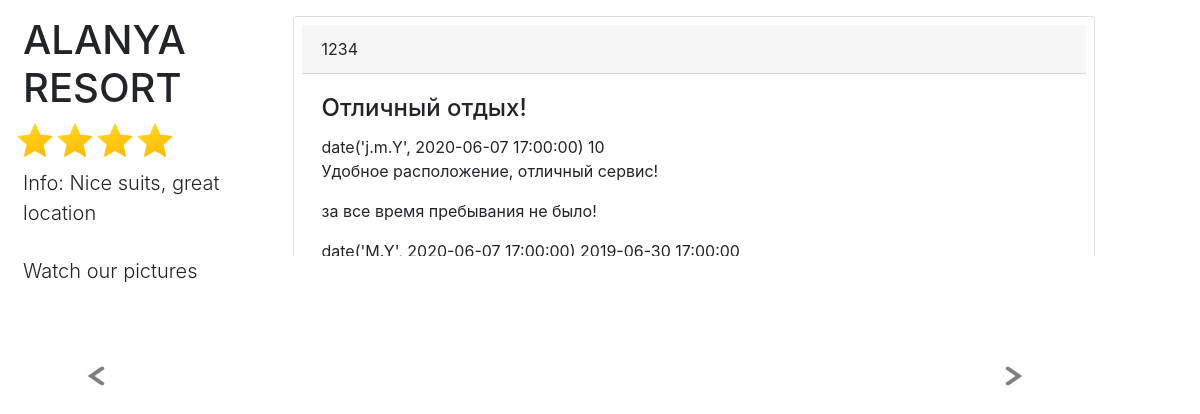
The page /pages/hotelinfo.php?hotel=7 on the database its author committed.
### tables this page shows
CREATE TABLE `hotels` (
  `id` int(11) NOT NULL,
  `hotel` varchar(64) DEFAULT NULL,
  `cityid` int(11) DEFAULT NULL,
  `countryid` int(11) DEFAULT NULL,
  `stars` int(11) DEFAULT NULL,
  `cost` int(11) DEFAULT NULL,
  `info` varchar(1024) DEFAULT NULL
);

CREATE TABLE `comments` (
  `id` int(11) NOT NULL,
  `hotelid` int(11) DEFAULT NULL,
  `userid` int(11) DEFAULT NULL,
  `title` varchar(32) DEFAULT NULL,
  `score` int(11) DEFAULT NULL,
  `positive` varchar(1024) DEFAULT NULL,
  `negative` varchar(1024) DEFAULT NULL,
  `datereview` timestamp NULL DEFAULT NULL,
  `timeliv` timestamp NULL DEFAULT NULL,
  `catliv` varchar(128) DEFAULT NULL
);

CREATE TABLE `users` (
  `id` int(11) NOT NULL,
  `login` varchar(64) DEFAULT NULL,
  `pass` varchar(128) DEFAULT NULL,
  `email` varchar(128) DEFAULT NULL,
  `roleid` int(11) DEFAULT NULL,
  `discount` int(11) DEFAULT NULL,
  `avatar` mediumblob
);

### pages/hotelinfo.php (the view, shortened to what this page needs)
<!DOCTYPE html>
<html lang="en">
<head>
    <link rel="stylesheet" href="https://stackpath.bootstrapcdn.com/bootstrap/4.4.1/css/bootstrap.min.css">
</head>
<body>
<?php
include_once("functions.php");
$link = connect();
if(isset($_GET['hotel'])) {
    $ho_id = $_GET['hotel'];
    $sel = 'SELECT * FROM hotels WHERE id='.$ho_id;
    $res = mysqli_query($link, $sel);
    $row = mysqli_fetch_array($res, MYSQLI_NUM);
    $ho_name = $row[1];
    $ho_stars = $row[4];
    $ho_info = $row[6];
    echo '<section class="container row">';
    echo '<div class="col-3">';
    echo "<h1 class='text-uppercase ml-2'>$ho_name</h1>
    <span>";
    for($i=0; $i<$ho_stars; $i++) {
      echo '<img src="../images/star.png" alt="star" class="star">';
  }
    echo '</span><p class="lead ml-2 mt-2">Info: '.$ho_info.'</p>';
    echo '</div>';
    echo '<div class="col-9">';
    echo '<div class="comments-block">';
    echo "<div class='card comment p-2'>";
    $sel = 'SELECT hotelid, userid, title, score, positive, negative, datereview, timeliv, catliv FROM comments WHERE hotelid='.$ho_id;
    $res = mysqli_query($link, $sel);
    while($row = mysqli_fetch_array($res, MYSQLI_NUM)) {
        $seluser = 'SELECT login FROM users WHERE id='.$row[1];
        $resuser = mysqli_query($link, $seluser);
        $rowuser = mysqli_fetch_array($resuser, MYSQLI_NUM);
              echo "<div class='card-header'>$rowuser[0]</div>";
        echo "<div class='card-body'>
              <h4 class='card-title'>$row[2]</h4>
              <span class='datereview'>date('j.m.Y', $row[6])</span>
              <span class='score'>$row[3]</span>
              <p class='card-text positive'>$row[4]</p>
              <p class='card-text negative'>$row[5]</p>
              <span class='timeliv'>date('M.Y', $row[6])</span>
              <span class='catliv'>$row[7]</span>
              </div>";
    }
    echo '</div>';
    echo '</div></div>';
    echo '<div class="col-12">';
    echo '<p class="lead ml-2">Watch  our pictures</p>';
    echo '<div id="gallery" class="carousel slide mt-3" data-ride="carousel" align="center">
            <div class="carousel-inner">';
    echo '</div>';
    echo '<a class="carousel-control-prev arrow-zone" href="#gallery" role="button" data-slide="prev">
            <span class="carousel-control-prev-icon" aria-hidden="true"></span>
            <span class="sr-only">Previous</span></a>
          <a class="carousel-control-next arrow-zone" href="#gallery" role="button" data-slide="next">
            <span class="carousel-control-next-icon" aria-hidden="true"></span>
            <span class="sr-only">Next</span></a>';
    echo '<ol class="carousel-indicators list-inline mt-4 py-2">';
    echo '</ol></div></div></div>';
    echo '</section>';
}
?>
</body>
</html>

### pages/hotelinfo.php (style rules this page uses)
body { overflow-x: hidden; }
.star { max-width: 40px; }
.list-inline { white-space: nowrap; overflow-x: auto; }
.carousel-indicators { position: static; min-height: 124px; width: 90vw; margin-left: auto; margin-right: auto; }
.carousel-control-prev-icon { background-image: url("../images/arrow-left.png"); }
.carousel-control-next-icon { background-image: url("../images/arrow-right.png"); }
.comments-block { height: 30vh; overflow-y: scroll; cursor: grab; }
.comment { width: 100%; }

### rows shown on the page
hotels: hotel "ALANYA RESORT", stars 4 (drawn), info "Nice suits, great location"
comments: userid.login "1234", title "Отличный отдых!", datereview "2020-06-07 17:00:00", score "10", positive "Удобное расположение, отличный сервис!", negative "за все время пребывания не было!", timeliv "2019-06-30 17:00:00"
